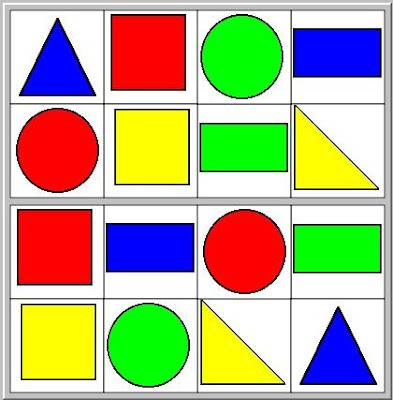
#> input picture task_11/test1_task_11.jpg, 393 x 400 px, found by its file name
$ python task_11.py
#> lines starting #> are read from the running program, lines starting #| are printed output that depends on the picture; after the words box and inside, x2 and y2 are one past the last pixel; in counts of white or black regions, pixels touching at a corner belong together
import cv2
import numpy as np

# Загрузка изображения
image = cv2.imread("C:/Users/lizza/first-task-practice/test1_task_11.jpg")
#> image is the input picture: shape (400, 393, 3); mean B, G, R 141.5, 176, 180.2

# Размытие для подавления шума
blurred = cv2.GaussianBlur(image, (11, 11), 0)
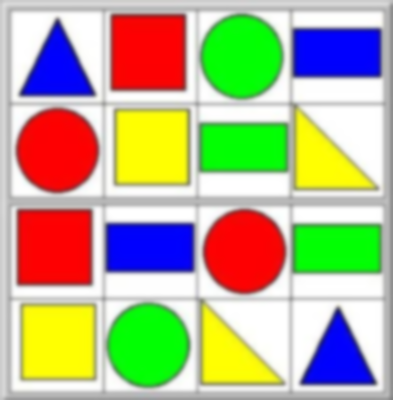
#> blurred: shape (400, 393, 3); mean B, G, R 141.6, 176.1, 180.3

# Перевод в HSV
hsv = cv2.cvtColor(blurred, cv2.COLOR_BGR2HSV)
#> hsv: shape (400, 393, 3); mean H, S, V 40.1, 115.6, 229.2

# Диапазон синего цвета в HSV
darkblue_min = np.array((100, 80, 80), np.uint8) # Нижняя граница синего
darkblue_max = np.array((140, 255, 255), np.uint8) # Верхняя граница синего

# Создание маски для синего цвета
darkblue_mask = cv2.inRange(hsv, darkblue_min, darkblue_max)
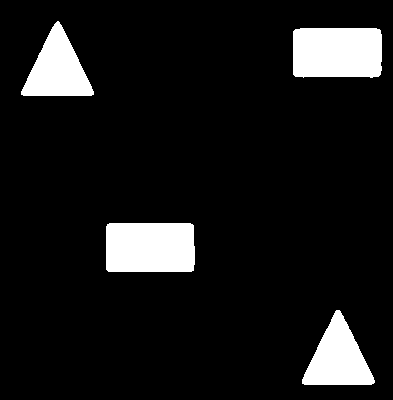
#> darkblue_mask: shape (400, 393); 9.4% white; 4 white regions

# Нахождение контуров
contours, hierarchy = cv2.findContours(darkblue_mask.copy(), cv2.RETR_TREE, cv2.CHAIN_APPROX_SIMPLE)
#> contours = 4 contours; box (x1, y1, x2, y2) and area: (293, 28, 382, 78) 4196, (106, 223, 195, 272) 4184, (302, 310, 375, 385) 2966, (21, 21, 94, 96) 2930

# Обрабатываем только внешние контуры
for i, contour in enumerate(contours):
    # Проверяем иерархию
    if hierarchy[0][i][3] == -1: # Parent == -1 значит внешний контур
        x, y, w, h = cv2.boundingRect(contour)
        center = (int(x + w/2), int(y + h/2))
        cv2.circle(image, center, 7, (0, 0, 255), 2)
        cv2.drawContours(image, [contour], -1, (255, 0, 0), 4)
#> this loop made 4 passes
#> (x, y, w, h, center) on passes 1 to 4: (302, 310, 73, 75, (338, 347)), (106, 223, 89, 49, (150, 247)), (293, 28, 89, 50, (337, 53)), (21, 21, 73, 75, (57, 58))
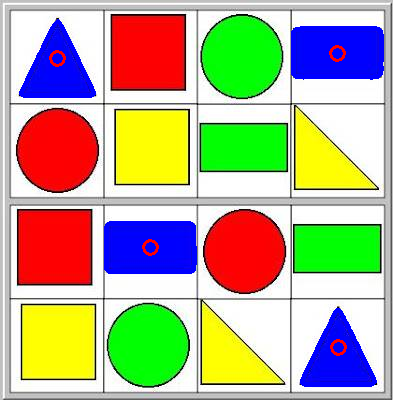
#> image: shape (400, 393, 3); 3.38% of pixels changed, all inside (x1, y1, x2, y2) = (19, 19, 384, 387)

$ run again, with task_11/test2_task_11.png saved as task_11/test1_task_11.jpg
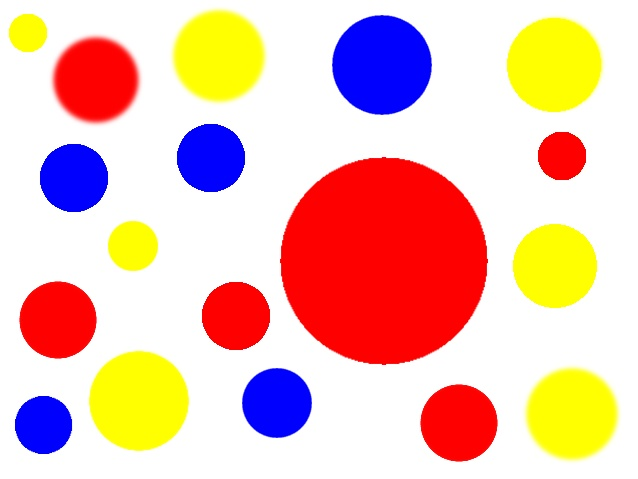
#> input picture task_11/test2_task_11.png, 638 x 479 px, found by its file name
#> image is the input picture: shape (479, 638, 3); mean B, G, R 179, 191.9, 236.4
#> hsv: shape (479, 638, 3); mean H, S, V 19.4, 93.3, 254
#> `darkblue_mask = cv2.inRange(hsv, darkblue_min, darkblue_max)`:
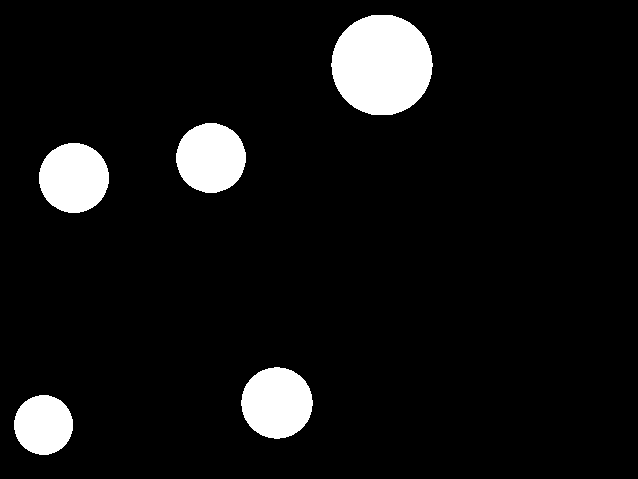
#> darkblue_mask: shape (479, 638); 7.4% white; 5 white regions
#> contours = 5 contours; box (x1, y1, x2, y2) and area: (331, 15, 433, 115) 7884, (241, 367, 313, 439) 3899, (39, 143, 109, 213) 3750, (176, 123, 246, 193) 3732, (14, 395, 73, 455) 2689
#> the loop `for i, contour in enumerate(contours):` made 5 passes
#> (x, y, w, h, center) on passes 1 to 5: (14, 395, 59, 60, (43, 425)), (241, 367, 72, 72, (277, 403)), (39, 143, 70, 70, (74, 178)), (176, 123, 70, 70, (211, 158)), (331, 15, 102, 100, (382, 65))
#> after the loop `for i, contour in enumerate(contours):`:
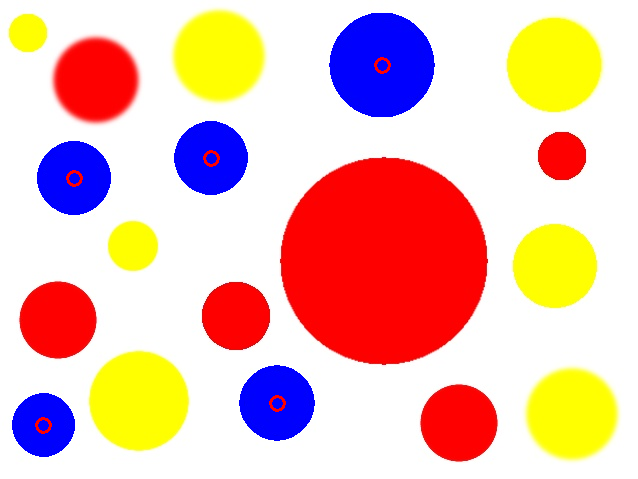
#> image: shape (479, 638, 3); 1.91% of pixels changed, all inside (x1, y1, x2, y2) = (12, 13, 435, 457)
